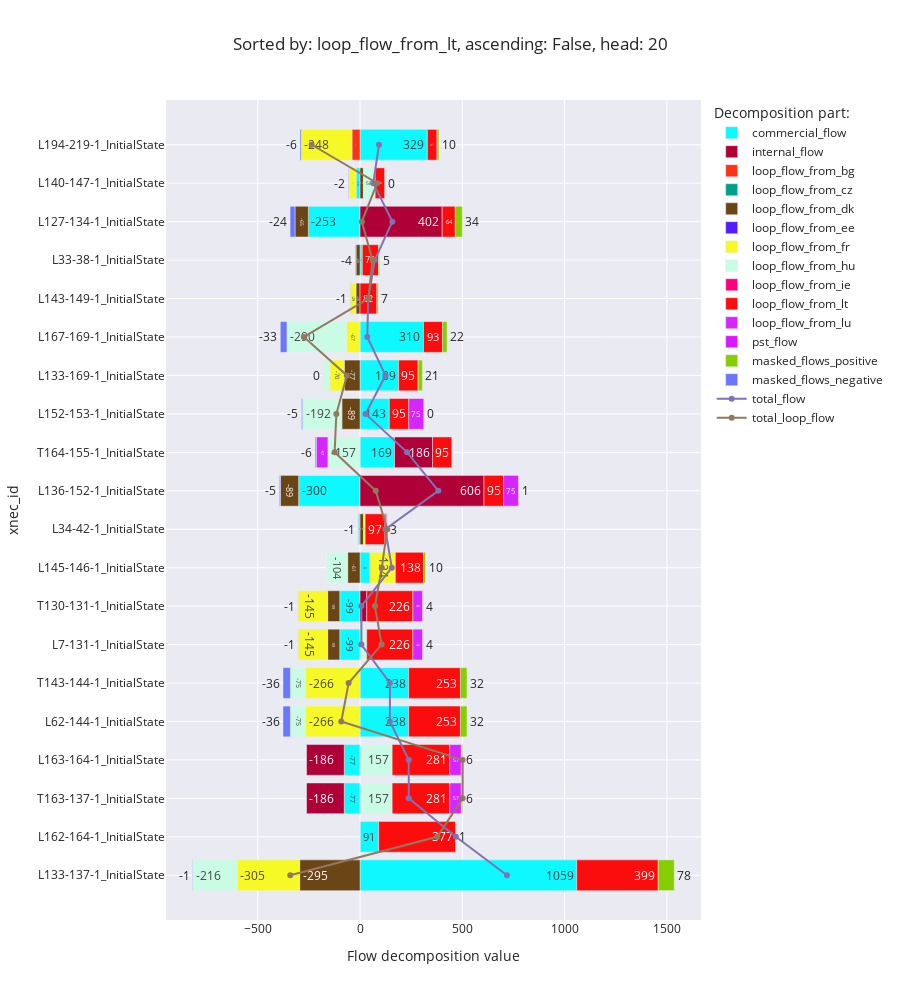

The notebook cell saved with this chart:
### Code cell
flow_decomposition_bar_chart(f'loop_flow_from_{random.Random(42).choice(list(countries)).alpha_2.lower()}')

### Figure 1 — Plotly figure (JSON) as saved in the notebook; plotly's stock layout.template omitted (floating-point values rounded to 4 significant figures)
{"data": [{"alignmentgroup": "True", "hovertemplate": "Decomposition part:=commercial_flow<br>Flow decomposition value=%{x}<br>xnec_id=%{y}<extra></extra>", "legendgroup": "commercial_flow", "marker": {"color": "#0DF9FF", "pattern": {"shape": ""}}, "name": "commercial_flow", "offsetgroup": "commercial_flow", "orientation": "h", "showlegend": true, "textposition": "auto", "texttemplate": "%{x:.0f}", "type": "bar", "x": [1059.0, 91.25, -77.31, -77.31, 237.7, 237.7, -99.02, -99.02, 48.71, -9.378, -300.2, 168.6, 143.0, 188.7, 310.1, null, 11.2, -252.6, -19.18, 329.2], "xaxis": "x", "y": ["L133-137-1_InitialState", "L162-164-1_InitialState", "T163-137-1_InitialState", "L163-164-1_InitialState", "L62-144-1_InitialState", "T143-144-1_InitialState", "L7-131-1_InitialState", "T130-131-1_InitialState", "L145-146-1_InitialState", "L34-42-1_InitialState", "L136-152-1_InitialState", "T164-155-1_InitialState", "L152-153-1_InitialState", "L133-169-1_InitialState", "L167-169-1_InitialState", "L143-149-1_InitialState", "L33-38-1_InitialState", "L127-134-1_InitialState", "L140-147-1_InitialState", "L194-219-1_InitialState"], "yaxis": "y"}, {"alignmentgroup": "True", "hovertemplate": "Decomposition part:=internal_flow<br>Flow decomposition value=%{x}<br>xnec_id=%{y}<extra></extra>", "legendgroup": "internal_flow", "marker": {"color": "#AF0038", "pattern": {"shape": ""}}, "name": "internal_flow", "offsetgroup": "internal_flow", "orientation": "h", "showlegend": true, "textposition": "auto", "texttemplate": "%{x:.0f}", "type": "bar", "x": [null, null, -186.0, -186.0, null, null, null, 32.8, null, null, 606.2, 186.0, null, null, null, null, null, 401.6, null, null], "xaxis": "x", "y": ["L133-137-1_InitialState", "L162-164-1_InitialState", "T163-137-1_InitialState", "L163-164-1_InitialState", "L62-144-1_InitialState", "T143-144-1_InitialState", "L7-131-1_InitialState", "T130-131-1_InitialState", "L145-146-1_InitialState", "L34-42-1_InitialState", "L136-152-1_InitialState", "T164-155-1_InitialState", "L152-153-1_InitialState", "L133-169-1_InitialState", "L167-169-1_InitialState", "L143-149-1_InitialState", "L33-38-1_InitialState", "L127-134-1_InitialState", "L140-147-1_InitialState", "L194-219-1_InitialState"], "yaxis": "y"}, {"alignmentgroup": "True", "hovertemplate": "Decomposition part:=loop_flow_from_bg<br>Flow decomposition value=%{x}<br>xnec_id=%{y}<extra></extra>", "legendgroup": "loop_flow_from_bg", "marker": {"color": "#FD3216", "pattern": {"shape": ""}}, "name": "loop_flow_from_bg", "offsetgroup": "loop_flow_from_bg", "orientation": "h", "showlegend": true, "textposition": "auto", "texttemplate": "%{x:.0f}", "type": "bar", "x": [null, null, null, null, null, null, null, null, null, null, null, null, null, null, null, null, null, null, null, -39.25], "xaxis": "x", "y": ["L133-137-1_InitialState", "L162-164-1_InitialState", "T163-137-1_InitialState", "L163-164-1_InitialState", "L62-144-1_InitialState", "T143-144-1_InitialState", "L7-131-1_InitialState", "T130-131-1_InitialState", "L145-146-1_InitialState", "L34-42-1_InitialState", "L136-152-1_InitialState", "T164-155-1_InitialState", "L152-153-1_InitialState", "L133-169-1_InitialState", "L167-169-1_InitialState", "L143-149-1_InitialState", "L33-38-1_InitialState", "L127-134-1_InitialState", "L140-147-1_InitialState", "L194-219-1_InitialState"], "yaxis": "y"}, {"alignmentgroup": "True", "hovertemplate": "Decomposition part:=loop_flow_from_cz<br>Flow decomposition value=%{x}<br>xnec_id=%{y}<extra></extra>", "legendgroup": "loop_flow_from_cz", "marker": {"color": "#00A08B", "pattern": {"shape": ""}}, "name": "loop_flow_from_cz", "offsetgroup": "loop_flow_from_cz", "orientation": "h", "showlegend": true, "textposition": "auto", "texttemplate": "%{x:.0f}", "type": "bar", "x": [null, null, null, null, null, null, null, null, null, null, null, null, null, null, null, null, null, null, null, null], "xaxis": "x", "y": ["L133-137-1_InitialState", "L162-164-1_InitialState", "T163-137-1_InitialState", "L163-164-1_InitialState", "L62-144-1_InitialState", "T143-144-1_InitialState", "L7-131-1_InitialState", "T130-131-1_InitialState", "L145-146-1_InitialState", "L34-42-1_InitialState", "L136-152-1_InitialState", "T164-155-1_InitialState", "L152-153-1_InitialState", "L133-169-1_InitialState", "L167-169-1_InitialState", "L143-149-1_InitialState", "L33-38-1_InitialState", "L127-134-1_InitialState", "L140-147-1_InitialState", "L194-219-1_InitialState"], "yaxis": "y"}, {"alignmentgroup": "True", "hovertemplate": "Decomposition part:=loop_flow_from_dk<br>Flow decomposition value=%{x}<br>xnec_id=%{y}<extra></extra>", "legendgroup": "loop_flow_from_dk", "marker": {"color": "#6C4516", "pattern": {"shape": ""}}, "name": "loop_flow_from_dk", "offsetgroup": "loop_flow_from_dk", "orientation": "h", "showlegend": true, "textposition": "auto", "texttemplate": "%{x:.0f}", "type": "bar", "x": [-295.2, null, null, null, null, null, -59.49, -59.49, -60.72, 17.55, -88.99, null, -88.99, -77.16, null, -19.82, -19.52, -65.48, 16.56, null], "xaxis": "x", "y": ["L133-137-1_InitialState", "L162-164-1_InitialState", "T163-137-1_InitialState", "L163-164-1_InitialState", "L62-144-1_InitialState", "T143-144-1_InitialState", "L7-131-1_InitialState", "T130-131-1_InitialState", "L145-146-1_InitialState", "L34-42-1_InitialState", "L136-152-1_InitialState", "T164-155-1_InitialState", "L152-153-1_InitialState", "L133-169-1_InitialState", "L167-169-1_InitialState", "L143-149-1_InitialState", "L33-38-1_InitialState", "L127-134-1_InitialState", "L140-147-1_InitialState", "L194-219-1_InitialState"], "yaxis": "y"}, {"alignmentgroup": "True", "hovertemplate": "Decomposition part:=loop_flow_from_ee<br>Flow decomposition value=%{x}<br>xnec_id=%{y}<extra></extra>", "legendgroup": "loop_flow_from_ee", "marker": {"color": "#511CFB", "pattern": {"shape": ""}}, "name": "loop_flow_from_ee", "offsetgroup": "loop_flow_from_ee", "orientation": "h", "showlegend": true, "textposition": "auto", "texttemplate": "%{x:.0f}", "type": "bar", "x": [null, null, null, null, null, null, null, null, null, null, null, null, null, null, null, null, null, null, null, null], "xaxis": "x", "y": ["L133-137-1_InitialState", "L162-164-1_InitialState", "T163-137-1_InitialState", "L163-164-1_InitialState", "L62-144-1_InitialState", "T143-144-1_InitialState", "L7-131-1_InitialState", "T130-131-1_InitialState", "L145-146-1_InitialState", "L34-42-1_InitialState", "L136-152-1_InitialState", "T164-155-1_InitialState", "L152-153-1_InitialState", "L133-169-1_InitialState", "L167-169-1_InitialState", "L143-149-1_InitialState", "L33-38-1_InitialState", "L127-134-1_InitialState", "L140-147-1_InitialState", "L194-219-1_InitialState"], "yaxis": "y"}, {"alignmentgroup": "True", "hovertemplate": "Decomposition part:=loop_flow_from_fr<br>Flow decomposition value=%{x}<br>xnec_id=%{y}<extra></extra>", "legendgroup": "loop_flow_from_fr", "marker": {"color": "#F6F926", "pattern": {"shape": ""}}, "name": "loop_flow_from_fr", "offsetgroup": "loop_flow_from_fr", "orientation": "h", "showlegend": true, "textposition": "auto", "texttemplate": "%{x:.0f}", "type": "bar", "x": [-304.9, null, null, null, -266.1, -266.1, -144.5, -144.5, 123.9, 7.456, null, null, null, -69.91, -66.83, -28.57, null, null, -35.51, -248.1], "xaxis": "x", "y": ["L133-137-1_InitialState", "L162-164-1_InitialState", "T163-137-1_InitialState", "L163-164-1_InitialState", "L62-144-1_InitialState", "T143-144-1_InitialState", "L7-131-1_InitialState", "T130-131-1_InitialState", "L145-146-1_InitialState", "L34-42-1_InitialState", "L136-152-1_InitialState", "T164-155-1_InitialState", "L152-153-1_InitialState", "L133-169-1_InitialState", "L167-169-1_InitialState", "L143-149-1_InitialState", "L33-38-1_InitialState", "L127-134-1_InitialState", "L140-147-1_InitialState", "L194-219-1_InitialState"], "yaxis": "y"}, {"alignmentgroup": "True", "hovertemplate": "Decomposition part:=loop_flow_from_hu<br>Flow decomposition value=%{x}<br>xnec_id=%{y}<extra></extra>", "legendgroup": "loop_flow_from_hu", "marker": {"color": "#C9FBE5", "pattern": {"shape": ""}}, "name": "loop_flow_from_hu", "offsetgroup": "loop_flow_from_hu", "orientation": "h", "showlegend": true, "textposition": "auto", "texttemplate": "%{x:.0f}", "type": "bar", "x": [-216.4, null, 157.0, 157.0, -74.54, -74.54, 32.8, null, -104.3, null, null, -157.0, -192.0, -33.15, -290.4, null, null, null, 57.56, null], "xaxis": "x", "y": ["L133-137-1_InitialState", "L162-164-1_InitialState", "T163-137-1_InitialState", "L163-164-1_InitialState", "L62-144-1_InitialState", "T143-144-1_InitialState", "L7-131-1_InitialState", "T130-131-1_InitialState", "L145-146-1_InitialState", "L34-42-1_InitialState", "L136-152-1_InitialState", "T164-155-1_InitialState", "L152-153-1_InitialState", "L133-169-1_InitialState", "L167-169-1_InitialState", "L143-149-1_InitialState", "L33-38-1_InitialState", "L127-134-1_InitialState", "L140-147-1_InitialState", "L194-219-1_InitialState"], "yaxis": "y"}, {"alignmentgroup": "True", "hovertemplate": "Decomposition part:=loop_flow_from_ie<br>Flow decomposition value=%{x}<br>xnec_id=%{y}<extra></extra>", "legendgroup": "loop_flow_from_ie", "marker": {"color": "#FC0080", "pattern": {"shape": ""}}, "name": "loop_flow_from_ie", "offsetgroup": "loop_flow_from_ie", "orientation": "h", "showlegend": true, "textposition": "auto", "texttemplate": "%{x:.0f}", "type": "bar", "x": [null, null, null, null, null, null, null, null, null, null, null, null, null, null, null, null, null, null, null, null], "xaxis": "x", "y": ["L133-137-1_InitialState", "L162-164-1_InitialState", "T163-137-1_InitialState", "L163-164-1_InitialState", "L62-144-1_InitialState", "T143-144-1_InitialState", "L7-131-1_InitialState", "T130-131-1_InitialState", "L145-146-1_InitialState", "L34-42-1_InitialState", "L136-152-1_InitialState", "T164-155-1_InitialState", "L152-153-1_InitialState", "L133-169-1_InitialState", "L167-169-1_InitialState", "L143-149-1_InitialState", "L33-38-1_InitialState", "L127-134-1_InitialState", "L140-147-1_InitialState", "L194-219-1_InitialState"], "yaxis": "y"}, {"alignmentgroup": "True", "hovertemplate": "Decomposition part:=loop_flow_from_lt<br>Flow decomposition value=%{x}<br>xnec_id=%{y}<extra></extra>", "legendgroup": "loop_flow_from_lt", "marker": {"color": "#FB0D0D", "pattern": {"shape": ""}}, "name": "loop_flow_from_lt", "offsetgroup": "loop_flow_from_lt", "orientation": "h", "showlegend": true, "textposition": "auto", "texttemplate": "%{x:.0f}", "type": "bar", "x": [398.5, 376.7, 281.3, 281.3, 253.1, 253.1, 225.6, 225.6, 137.9, 97.08, 95.42, 95.42, 95.42, 95.16, 92.89, 82.26, 78.96, 64.1, 47.56, 47.14], "xaxis": "x", "y": ["L133-137-1_InitialState", "L162-164-1_InitialState", "T163-137-1_InitialState", "L163-164-1_InitialState", "L62-144-1_InitialState", "T143-144-1_InitialState", "L7-131-1_InitialState", "T130-131-1_InitialState", "L145-146-1_InitialState", "L34-42-1_InitialState", "L136-152-1_InitialState", "T164-155-1_InitialState", "L152-153-1_InitialState", "L133-169-1_InitialState", "L167-169-1_InitialState", "L143-149-1_InitialState", "L33-38-1_InitialState", "L127-134-1_InitialState", "L140-147-1_InitialState", "L194-219-1_InitialState"], "yaxis": "y"}, {"alignmentgroup": "True", "hovertemplate": "Decomposition part:=loop_flow_from_lu<br>Flow decomposition value=%{x}<br>xnec_id=%{y}<extra></extra>", "legendgroup": "loop_flow_from_lu", "marker": {"color": "#D626FF", "pattern": {"shape": ""}}, "name": "loop_flow_from_lu", "offsetgroup": "loop_flow_from_lu", "orientation": "h", "showlegend": true, "textposition": "auto", "texttemplate": "%{x:.0f}", "type": "bar", "x": [null, null, 56.89, 56.89, null, null, 47.93, 47.93, null, 8.949, 74.61, -56.89, 74.61, null, null, null, null, null, null, null], "xaxis": "x", "y": ["L133-137-1_InitialState", "L162-164-1_InitialState", "T163-137-1_InitialState", "L163-164-1_InitialState", "L62-144-1_InitialState", "T143-144-1_InitialState", "L7-131-1_InitialState", "T130-131-1_InitialState", "L145-146-1_InitialState", "L34-42-1_InitialState", "L136-152-1_InitialState", "T164-155-1_InitialState", "L152-153-1_InitialState", "L133-169-1_InitialState", "L167-169-1_InitialState", "L143-149-1_InitialState", "L33-38-1_InitialState", "L127-134-1_InitialState", "L140-147-1_InitialState", "L194-219-1_InitialState"], "yaxis": "y"}, {"alignmentgroup": "True", "hovertemplate": "Decomposition part:=pst_flow<br>Flow decomposition value=%{x}<br>xnec_id=%{y}<extra></extra>", "legendgroup": "pst_flow", "marker": {"color": "#DA16FF", "pattern": {"shape": ""}}, "name": "pst_flow", "offsetgroup": "pst_flow", "orientation": "h", "showlegend": true, "textposition": "auto", "texttemplate": "%{x:.0f}", "type": "bar", "x": [null, null, null, null, null, null, null, null, null, null, null, null, null, null, null, null, null, null, null, null], "xaxis": "x", "y": ["L133-137-1_InitialState", "L162-164-1_InitialState", "T163-137-1_InitialState", "L163-164-1_InitialState", "L62-144-1_InitialState", "T143-144-1_InitialState", "L7-131-1_InitialState", "T130-131-1_InitialState", "L145-146-1_InitialState", "L34-42-1_InitialState", "L136-152-1_InitialState", "T164-155-1_InitialState", "L152-153-1_InitialState", "L133-169-1_InitialState", "L167-169-1_InitialState", "L143-149-1_InitialState", "L33-38-1_InitialState", "L127-134-1_InitialState", "L140-147-1_InitialState", "L194-219-1_InitialState"], "yaxis": "y"}, {"alignmentgroup": "True", "hovertemplate": "Decomposition part:=masked_flows_positive<br>Flow decomposition value=%{x}<br>xnec_id=%{y}<extra></extra>", "legendgroup": "masked_flows_positive", "marker": {"color": "#86CE00", "pattern": {"shape": ""}}, "name": "masked_flows_positive", "offsetgroup": "masked_flows_positive", "orientation": "h", "showlegend": true, "textposition": "auto", "texttemplate": "%{x:.0f}", "type": "bar", "x": [78.27, 0.7619, 6.331, 6.331, 31.88, 31.88, 3.827, 3.827, 9.534, 2.749, 1.147, 0.0006479, 0.3853, 21.15, 22.16, 6.973, 5.074, 34.23, 0.1731, 9.637], "xaxis": "x", "y": ["L133-137-1_InitialState", "L162-164-1_InitialState", "T163-137-1_InitialState", "L163-164-1_InitialState", "L62-144-1_InitialState", "T143-144-1_InitialState", "L7-131-1_InitialState", "T130-131-1_InitialState", "L145-146-1_InitialState", "L34-42-1_InitialState", "L136-152-1_InitialState", "T164-155-1_InitialState", "L152-153-1_InitialState", "L133-169-1_InitialState", "L167-169-1_InitialState", "L143-149-1_InitialState", "L33-38-1_InitialState", "L127-134-1_InitialState", "L140-147-1_InitialState", "L194-219-1_InitialState"], "yaxis": "y"}, {"alignmentgroup": "True", "hovertemplate": "Decomposition part:=masked_flows_negative<br>Flow decomposition value=%{x}<br>xnec_id=%{y}<extra></extra>", "legendgroup": "masked_flows_negative", "marker": {"color": "#6A76FC", "pattern": {"shape": ""}}, "name": "masked_flows_negative", "offsetgroup": "masked_flows_negative", "orientation": "h", "showlegend": true, "textposition": "auto", "texttemplate": "%{x:.0f}", "type": "bar", "x": [-1.303, -5.358e-13, -0.0006479, -0.0006479, -36.04, -36.04, -0.586, -0.586, -0.01275, -0.7499, -5.192, -5.569, -5.192, -0.2988, -32.6, -0.7366, -3.647, -23.99, -2.359, -6.049], "xaxis": "x", "y": ["L133-137-1_InitialState", "L162-164-1_InitialState", "T163-137-1_InitialState", "L163-164-1_InitialState", "L62-144-1_InitialState", "T143-144-1_InitialState", "L7-131-1_InitialState", "T130-131-1_InitialState", "L145-146-1_InitialState", "L34-42-1_InitialState", "L136-152-1_InitialState", "T164-155-1_InitialState", "L152-153-1_InitialState", "L133-169-1_InitialState", "L167-169-1_InitialState", "L143-149-1_InitialState", "L33-38-1_InitialState", "L127-134-1_InitialState", "L140-147-1_InitialState", "L194-219-1_InitialState"], "yaxis": "y"}, {"mode": "lines+markers", "name": "total_flow", "type": "scatter", "x": [718.3, 468.7, 238.2, 238.2, 146.0, 146.0, 6.569, 6.569, 155.1, 123.7, 383.0, 230.5, 27.22, 124.5, 35.35, 40.11, 72.07, 157.8, 64.79, 92.62], "y": ["L133-137-1_InitialState", "L162-164-1_InitialState", "T163-137-1_InitialState", "L163-164-1_InitialState", "L62-144-1_InitialState", "T143-144-1_InitialState", "L7-131-1_InitialState", "T130-131-1_InitialState", "L145-146-1_InitialState", "L34-42-1_InitialState", "L136-152-1_InitialState", "T164-155-1_InitialState", "L152-153-1_InitialState", "L133-169-1_InitialState", "L167-169-1_InitialState", "L143-149-1_InitialState", "L33-38-1_InitialState", "L127-134-1_InitialState", "L140-147-1_InitialState", "L194-219-1_InitialState"]}, {"mode": "lines+markers", "name": "total_loop_flow", "type": "scatter", "x": [-341.1, 377.5, 501.6, 501.6, -91.73, -55.73, 105.6, 72.79, 106.4, 133.0, 77.0, -124.1, -115.8, -64.2, -274.8, 40.84, 60.86, 8.859, 83.97, -236.6], "y": ["L133-137-1_InitialState", "L162-164-1_InitialState", "T163-137-1_InitialState", "L163-164-1_InitialState", "L62-144-1_InitialState", "T143-144-1_InitialState", "L7-131-1_InitialState", "T130-131-1_InitialState", "L145-146-1_InitialState", "L34-42-1_InitialState", "L136-152-1_InitialState", "T164-155-1_InitialState", "L152-153-1_InitialState", "L133-169-1_InitialState", "L167-169-1_InitialState", "L143-149-1_InitialState", "L33-38-1_InitialState", "L127-134-1_InitialState", "L140-147-1_InitialState", "L194-219-1_InitialState"]}], "layout": {"barmode": "relative", "height": 1000, "legend": {"title": {"text": "Decomposition part:"}, "tracegroupgap": 0}, "title": {"text": "Sorted by: loop_flow_from_lt, ascending: False, head: 20"}, "xaxis": {"anchor": "y", "domain": [0, 1], "title": {"text": "Flow decomposition value"}}, "yaxis": {"anchor": "x", "domain": [0, 1], "title": {"text": "xnec_id"}}}}
